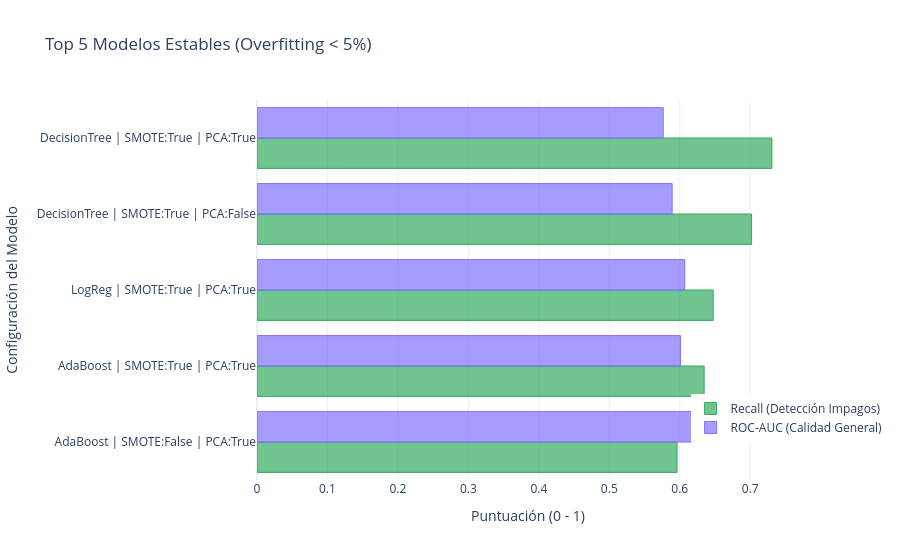

Here is the notebook cell this chart was saved with:
### Code cell
# GRÁFICO 2: RANKING TOP 5 MODELOS ROBUSTOS
# 1. Filtramos para quitar los que tienen mucho overfitting (tramposos)
df_robustos = df_resultados[df_resultados['Overfitting_Gap_Pct'] < 5.0].copy()

# 2. Ordenamos por Recall y nos quedamos con los 10 mejores
df_top10 = df_robustos.sort_values(by="Recall_1", ascending=True).tail(5) 

fig2 = go.Figure()

# Barra del Recall (Detección de impagos)
fig2.add_trace(go.Bar(
    y=df_top10['Config'],
    x=df_top10['Recall_1'],
    name='Recall (Detección Impagos)',
    orientation='h',
    marker=dict(color='rgba(50, 171, 96, 0.7)', line=dict(color='rgba(50, 171, 96, 1.0)', width=1))
))

# Barra del ROC-AUC (Calidad matemática general)
fig2.add_trace(go.Bar(
    y=df_top10['Config'],
    x=df_top10['ROC_AUC'],
    name='ROC-AUC (Calidad General)',
    orientation='h',
    marker=dict(color='rgba(128, 114, 255, 0.7)', line=dict(color='rgba(128, 114, 255, 1.0)', width=1))
))

fig2.update_layout(
    title='Top 5 Modelos Estables (Overfitting < 5%)',
    barmode='group',
    xaxis_title='Puntuación (0 - 1)',
    yaxis_title='Configuración del Modelo',
    template="plotly_white",
    legend=dict(x=0.8, y=0.1) # Movemos la leyenda abajo a la derecha
)

fig2.show()

### Figure 1 — Plotly figure (JSON) as saved in the notebook; plotly's stock layout.template omitted (floating-point values rounded to 4 significant figures)
{"data": [{"marker": {"color": "rgba(50, 171, 96, 0.7)", "line": {"color": "rgba(50, 171, 96, 1.0)", "width": 1}}, "name": "Recall (Detección Impagos)", "orientation": "h", "type": "bar", "x": [0.5962, 0.6346, 0.6474, 0.7019, 0.7308], "y": ["AdaBoost | SMOTE:False | PCA:True", "AdaBoost | SMOTE:True | PCA:True", "LogReg | SMOTE:True | PCA:True", "DecisionTree | SMOTE:True | PCA:False", "DecisionTree | SMOTE:True | PCA:True"]}, {"marker": {"color": "rgba(128, 114, 255, 0.7)", "line": {"color": "rgba(128, 114, 255, 1.0)", "width": 1}}, "name": "ROC-AUC (Calidad General)", "orientation": "h", "type": "bar", "x": [0.6165, 0.601, 0.6071, 0.5892, 0.5765], "y": ["AdaBoost | SMOTE:False | PCA:True", "AdaBoost | SMOTE:True | PCA:True", "LogReg | SMOTE:True | PCA:True", "DecisionTree | SMOTE:True | PCA:False", "DecisionTree | SMOTE:True | PCA:True"]}], "layout": {"barmode": "group", "legend": {"x": 0.8, "y": 0.1}, "title": {"text": "Top 5 Modelos Estables (Overfitting < 5%)"}, "xaxis": {"title": {"text": "Puntuación (0 - 1)"}}, "yaxis": {"title": {"text": "Configuración del Modelo"}}}}
